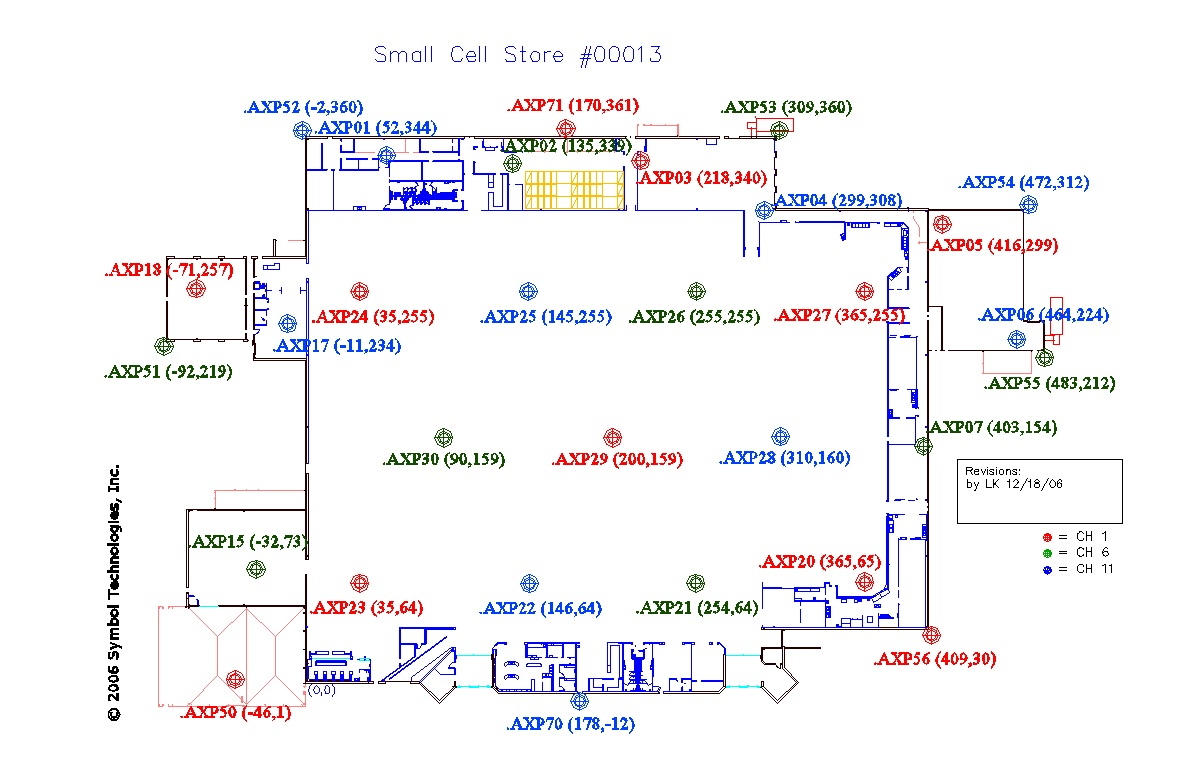
#> input picture Map/0013-Store.jpg, 1195 x 765 px; its folder holds only this picture in this run
$ python colour-changer.py   (Python 2 division)
#> lines starting #> are read from the running program, lines starting #| are printed output that depends on the picture
import sys
import os
import numpy as np
import cv2

def rgb2gray(rgb):
	return np.dot(rgb[...,:3],[1.3,1.3,1.3])

def ensure_dir(f):
    d = os.path.dirname(f)
    if not os.path.exists(d):
        os.makedirs(d)

str1 = "-"
str2 = "/"
imagesdir = os.path.abspath(os.path.join(os.curdir))
print "Searching for images in {} Directory)".format(imagesdir)
exts = ['.jpg']
for dirname, dirnames, filenames in os.walk("./"):
	for filename in filenames:
		if filename.endswith(".jpg") and len(filename) < 15:
			name, ext = os.path.splitext(filename)
			img2 = cv2.imread(os.path.join(dirname, filename))
#> img2 is the input picture: shape (765, 1195, 3); mean B, G, R 245.2, 242.9, 244.1
			print(filename)
			red = img2[:,:,2]
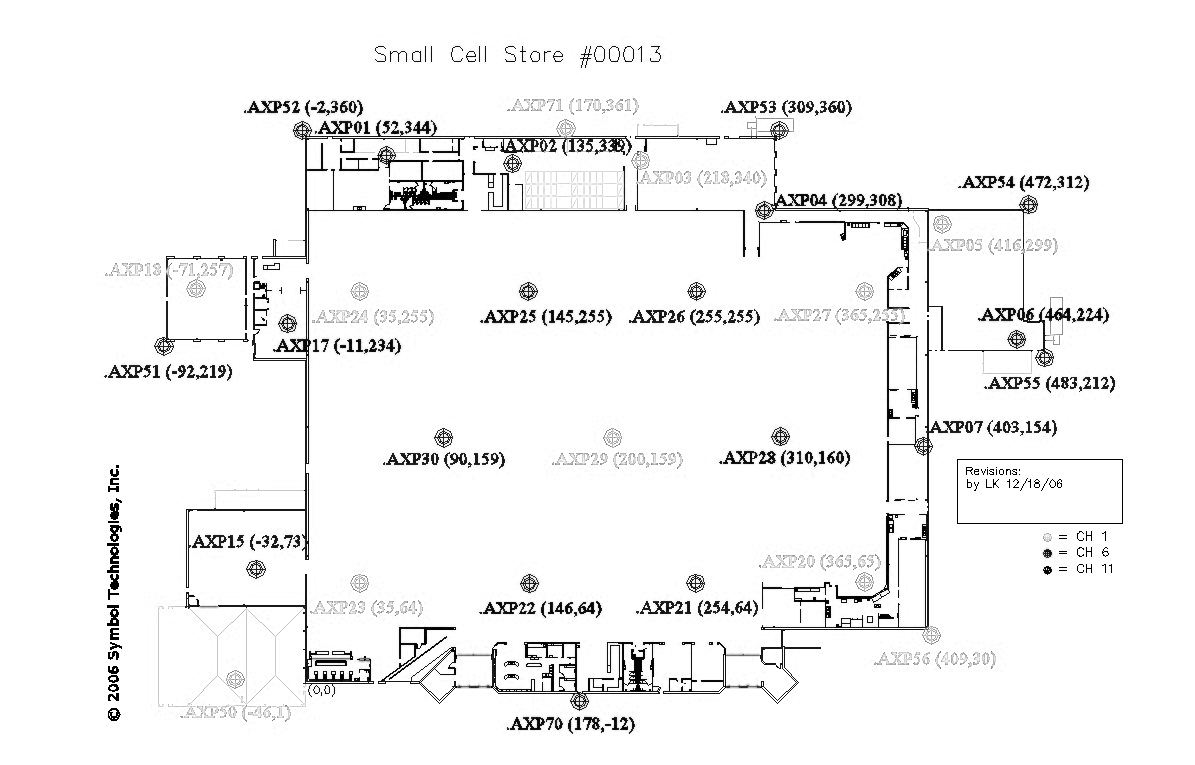
#> red: shape (765, 1195); min 0, max 255, mean 244.1
			green = img2[:,:,1]
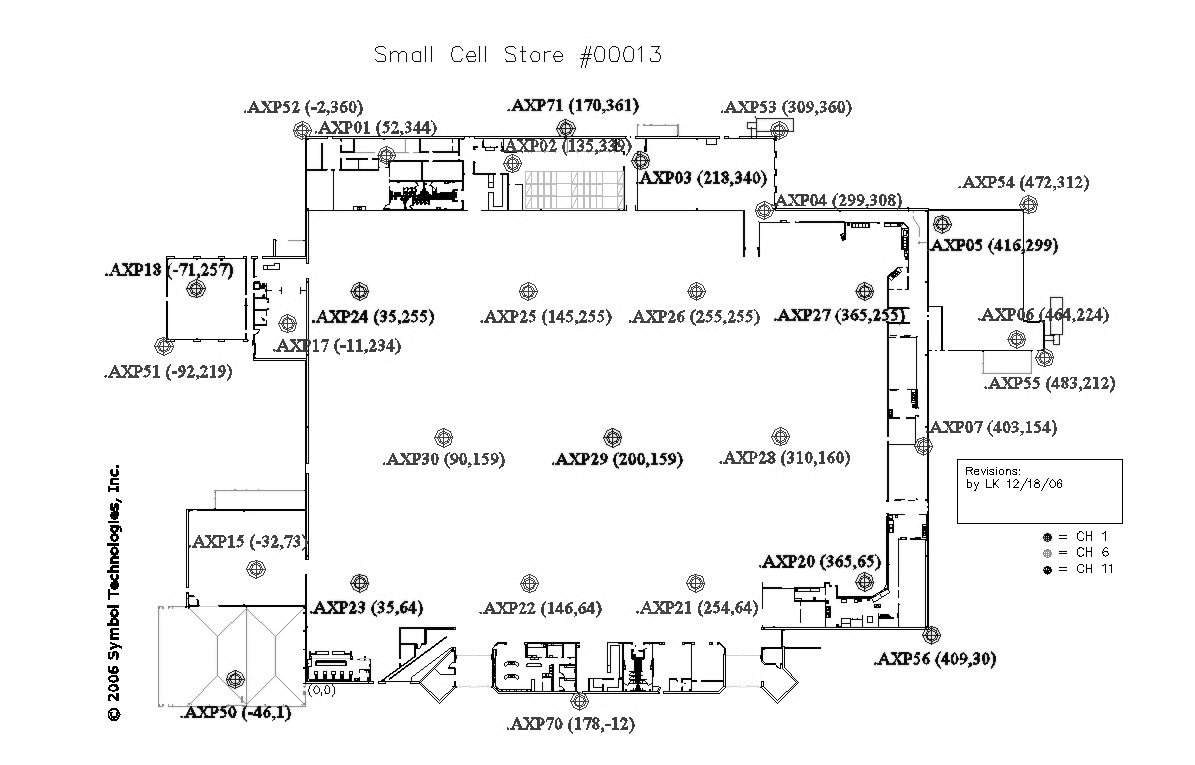
#> green: shape (765, 1195); min 0, max 255, mean 242.9
			blue = img2[:,:,0]
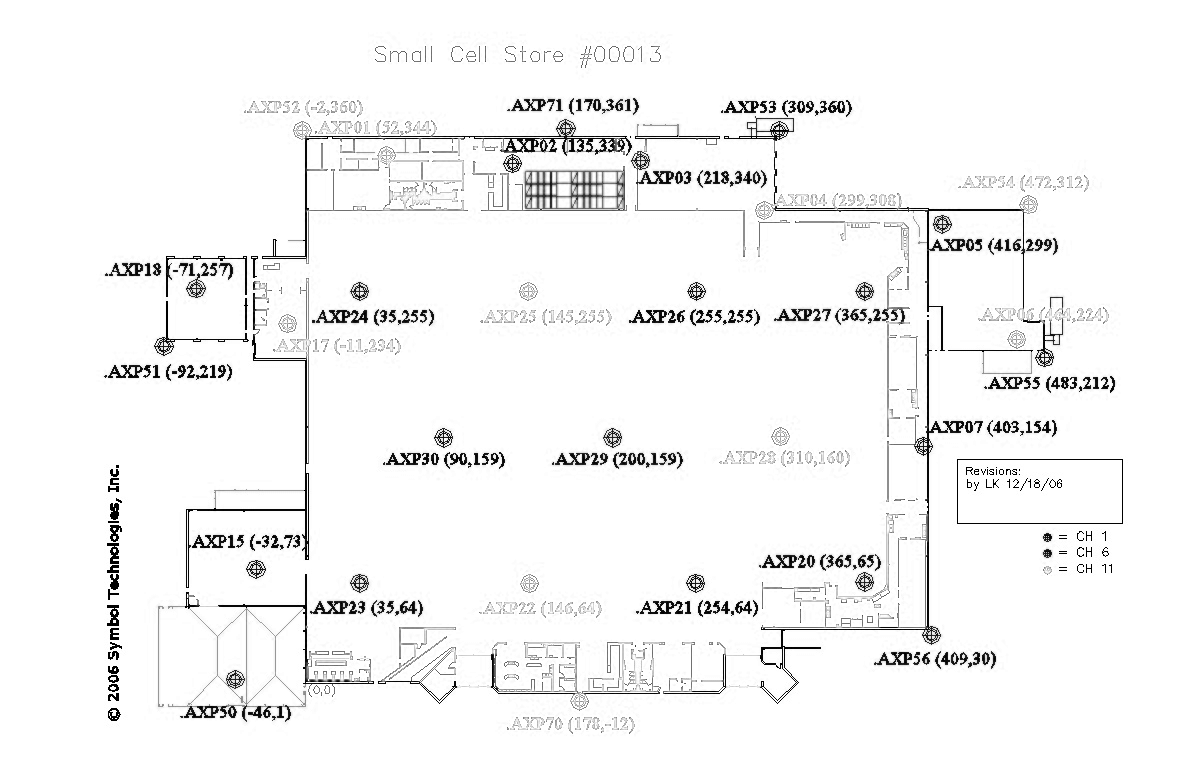
#> blue: shape (765, 1195); min 0, max 255, mean 245.2
			for values, color, channel in zip((red, green, blue), ('red', 'green', 'blue'), (2,1,0)):
				img = np.zeros((values.shape[0], values.shape[1], 3), dtype = values.dtype)
				img[:,:,channel] = values
				img = rgb2gray(img)
				SID = name[0] + name[1] + name[2] + name[3]
				print("Saving Image: {}.".format(str2 + SID + str2 + name + str1 +color+ext))
				ensure_dir(imagesdir+"/"+SID+"/")
				cv2.imwrite(os.path.join(imagesdir+"/"+SID+"/" + name+str1 +color+ext), img)
#> this loop made 3 passes
#> (color, channel) on passes 1 to 3: ('red', 2), ('green', 1), ('blue', 0)
#| Saving Image: /0013/0013-Store-red.jpg.
#| Saving Image: /0013/0013-Store-green.jpg.
#| Saving Image: /0013/0013-Store-blue.jpg.
			print("Saving Image: {}.".format(str2 + SID + str2 + name + str1 +"origional"+ext))
#| Saving Image: /0013/0013-Store-origional.jpg.
			cv2.imwrite(os.path.join(imagesdir+"/"+SID+"/" + name+ str1 + "origional" +ext), img2)
